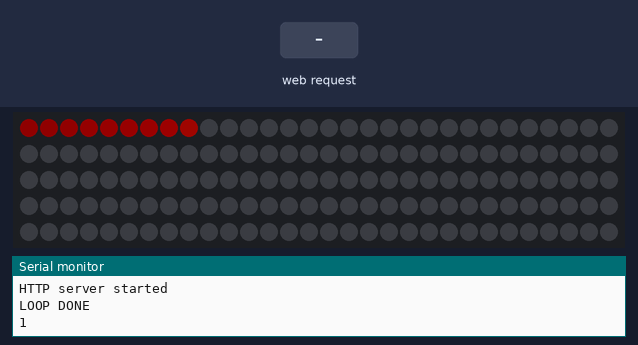
This sketch was run on a simulated ESP8266 (NodeMCU). Shown: 150 RGB LEDs in strip order, left to right, continuing on the next row, the last lines printed to the serial monitor. Inputs (shaded band) come from the test bench. Dim RGB values are drawn brighter than linear; WiFi joins after 1.5 s; servers stay silent unless stated.

Above: at 7.1 s.
7.2 s: HTTP request GET /light received
At 8.4 s:
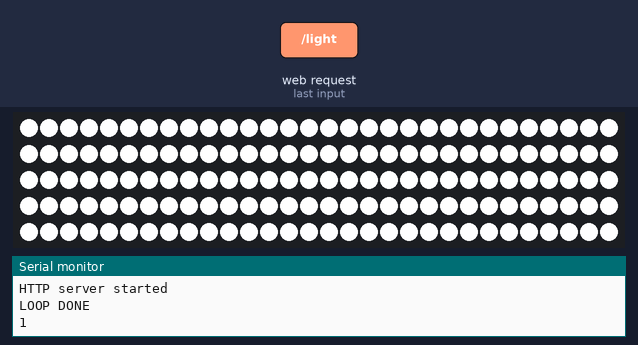
8.7 s: HTTP request GET /change received
At 8.85 s:
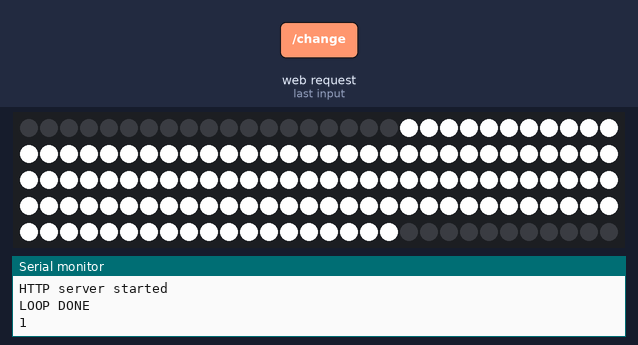
11.1 s: HTTP request GET /dimmer received
At 11.26 s:
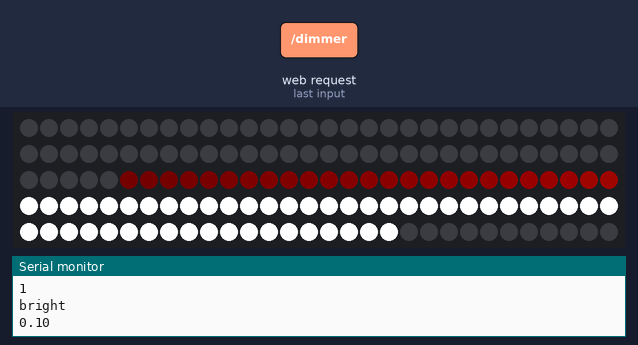
12.6 s: HTTP request GET /off received
At 13.2 s:
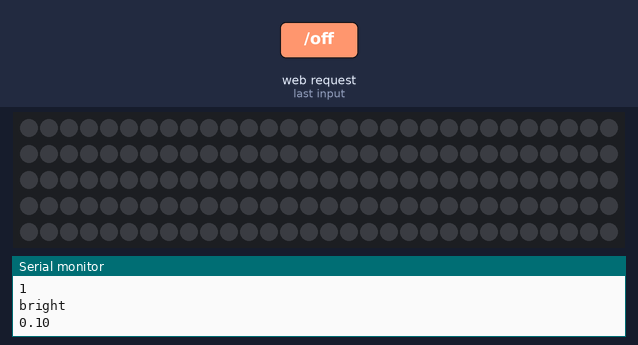
Timing chart, 0 to 15.1 s (numbered marks = the images above; inputs shaded):
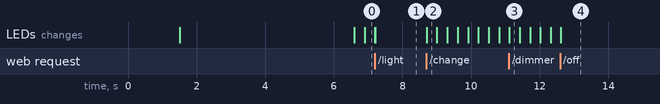

Measured:
- after the input at 7.2 s, the LEDs: change at once (image 1)
- after the input at 8.7 s, the LEDs: change at once (image 2)
- after the input at 12.6 s, the LEDs: change at once (image 4)

The sketch:

AP_and_lights_OTA.ino
```cpp
// /* Create a WiFi access point and provide a web server on it. */

#include <ESP8266WiFi.h>
#include <ESP8266WebServer.h>
#include <ESP8266mDNS.h>
#include <WiFiUdp.h>
#include <ArduinoOTA.h>

#include <NeoPixelBus.h>
#include <NeoPixelAnimator.h>

const char *ssid = "MuleIoT_2-4GHz";
const char *password = "Mulesoft123";

const uint16_t PixelCount = 150;                   // make sure to set this to the number of pixels in your strip
const uint16_t PixelPin = 2;                       // make sure to set this to the correct pin, ignored for Esp8266
const uint16_t AnimCount = PixelCount / 5 * 2 + 1; // we only need enough animations for the tail and one extra

const uint16_t PixelFadeDuration = 1000; // third of a second
// one second divide by the number of pixels = loop once a second
const uint16_t NextPixelMoveDuration = 5000 / PixelCount; // how fast we move through the pixels

NeoGamma<NeoGammaTableMethod> colorGamma; // for any fade animations, best to correct gamma
NeoPixelBus<NeoGrbFeature, NeoEsp8266Uart800KbpsMethod> strip(PixelCount, PixelPin);

struct MyAnimationState
{
  RgbColor StartingColor;
  RgbColor EndingColor;
  uint16_t IndexPixel; // which pixel this animation is effecting
};

NeoPixelAnimator animations(AnimCount); // NeoPixel animation management object
MyAnimationState animationState[AnimCount];
uint16_t frontPixel = 0; // the front of the loop
RgbColor frontColor;     // the color at the front of the loop

int start = 1;
float bright = .2;

ESP8266WebServer server(80);

/* Just a little test message.  Go to http://192.168.4.1 in a web browser
   connected to this access point to see it.
*/
void handleRoot()
{
  server.send(200, "text/html", "<h1>I work</h1>");
}
void handleChange()
{
  server.send(200, "text/html", "<h1>light changed</h1>");
  start++;
}
void handleOff()
{
  server.send(200, "text/html", "<h1>lights off</h1>");
  start = 0;
  strip.ClearTo(RgbColor(0, 0, 0));
  strip.Show();
}

void handleLight()
{
  server.send(200, "text/html", "<h1>full blast</h1>");
  start = 0;
  strip.ClearTo(RgbColor(255, 255, 255));
  strip.Show();
}

void handleDim()
{
  server.send(200, "text/html", "<h1>dimming</h1>");
  if (bright > .1)
  {
    bright -= .1;
  }
  Serial.println("bright");
  Serial.println(bright);
}

void handleBright()
{
  server.send(200, "text/html", "<h1>brighter</h1>");
  if (bright < .4)
  {
    bright += .1;
  }
  Serial.println("bright");
  Serial.println(bright);
}
void setup()
{
  Serial.begin(115200);
  while (!Serial)
    ; // wait for serial attach
  Serial.println();
  Serial.println("Connecting to wifi");
  WiFi.mode(WIFI_STA);
  WiFi.begin(ssid, password);
  while (WiFi.waitForConnectResult() != WL_CONNECTED)
  {
    Serial.println("Connection Failed! Rebooting...");
    delay(500000);
    ESP.restart();
  }
  ArduinoOTA.setHostname("lightstrip");

  ArduinoOTA.onStart([]() {
    Serial.println("Start");
  });
  ArduinoOTA.onEnd([]() {
    Serial.println("\nEnd");
  });
  ArduinoOTA.onProgress([](unsigned int progress, unsigned int total) {
    Serial.printf("Progress: %u%%\r", (progress / (total / 100)));
  });
  ArduinoOTA.onError([](ota_error_t error) {
    Serial.printf("Error[%u]: ", error);
    if (error == OTA_AUTH_ERROR)
      Serial.println("Auth Failed");
    else if (error == OTA_BEGIN_ERROR)
      Serial.println("Begin Failed");
    else if (error == OTA_CONNECT_ERROR)
      Serial.println("Connect Failed");
    else if (error == OTA_RECEIVE_ERROR)
      Serial.println("Receive Failed");
    else if (error == OTA_END_ERROR)
      Serial.println("End Failed");
  });
  ArduinoOTA.begin();
  Serial.println("Ready");
  Serial.print("IP address: ");
  Serial.println(WiFi.localIP());

  server.on("/", handleRoot);
  server.on("/change", handleChange);
  server.on("/dimmer", handleDim);
  server.on("/brighter", handleBright);
  server.on("/off", handleOff);
  server.on("/light", handleLight);
  server.begin();
  Serial.println("HTTP server started");
  strip.Begin();
  strip.Show();
  // we use the index 0 animation to time how often we move to the next
  // pixel in the strip
  animations.StartAnimation(0, NextPixelMoveDuration, LoopAnimUpdate);
}

void loop()
{
  ArduinoOTA.handle();
  server.handleClient();
  if (start > 0)
  {
    animations.UpdateAnimations();
    strip.Show();
  }
}

void FadeOutAnimUpdate(const AnimationParam &param)
{
  // this gets called for each animation on every time step
  // progress will start at 0.0 and end at 1.0
  // we use the blend function on the RgbColor to mix
  // color based on the progress given to us in the animation
  RgbColor updatedColor = RgbColor::LinearBlend(
      animationState[param.index].StartingColor,
      animationState[param.index].EndingColor,
      param.progress);
  // apply the color to the strip
  strip.SetPixelColor(animationState[param.index].IndexPixel,
                      colorGamma.Correct(updatedColor));
}

void LoopAnimUpdate(const AnimationParam &param)
{
  // wait for this animation to complete,
  // we are using it as a timer of sorts
  if (param.state == AnimationState_Completed)
  {
    // done, time to restart this position tracking animation/timer
    animations.RestartAnimation(param.index);

    // pick the next pixel inline to start animating
    //
    frontPixel = (frontPixel + 1) % PixelCount; // increment and wrap
    int color = start * 10;
    if (start > 70)
    {
      start = 1;
      color = 0;
    }

    if (frontPixel == 0)
    {
      Serial.println("LOOP DONE");
      Serial.println(start);
      start++;
      frontColor = HslColor(color / 360.0f, 1.0f, bright);
    }

    uint16_t indexAnim;
    // do we have an animation available to use to animate the next front pixel?
    // if you see skipping, then either you are going to fast or need to increase
    // the number of animation channels
    if (animations.NextAvailableAnimation(&indexAnim, 1))
    {
      animationState[indexAnim].StartingColor = frontColor;
      animationState[indexAnim].EndingColor = RgbColor(0, 0, 0);
      animationState[indexAnim].IndexPixel = frontPixel;

      animations.StartAnimation(indexAnim, PixelFadeDuration, FadeOutAnimUpdate);
    }
  }
}
```
